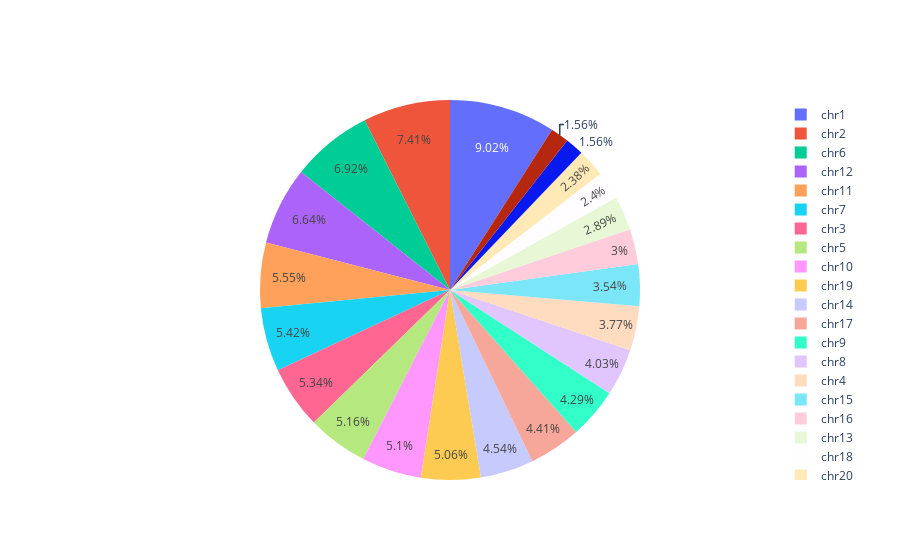

Source (notebook cell):
### Code cell
# Draw a pie diagram of the following data:
DATA = {"Hey" : 200, "A" : 1000}

fig = go.Figure()
fig.add_trace(go.Pie(labels=list(cage_counts.keys()), values=list(cage_counts.values())))
fig.show()

# save the figure as a svg file
fig.write_image("../analysis_results/cage_pie.svg")

### Figure 1 — Plotly figure (JSON) as saved in the notebook; plotly's stock layout.template omitted (floating-point values rounded to 4 significant figures)
{"data": [{"labels": ["chr1", "chr2", "chr3", "chr4", "chr5", "chr6", "chr7", "chr8", "chr9", "chr10", "chr11", "chr12", "chr13", "chr14", "chr15", "chr16", "chr17", "chr18", "chr19", "chr20", "chr21", "chr22"], "type": "pie", "values": [421, 346, 249, 176, 241, 323, 253, 188, 200, 238, 259, 310, 135, 212, 165, 140, 206, 112, 236, 111, 73, 73]}], "layout": {}}
